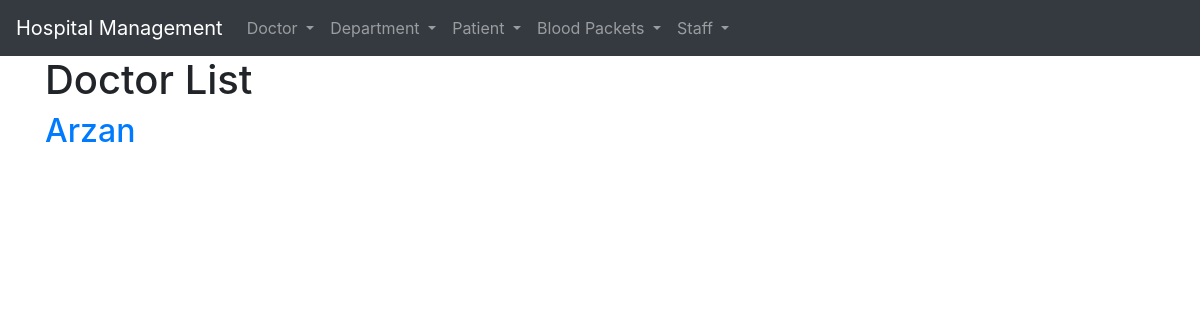
The app's page /list-doctor/, older data.
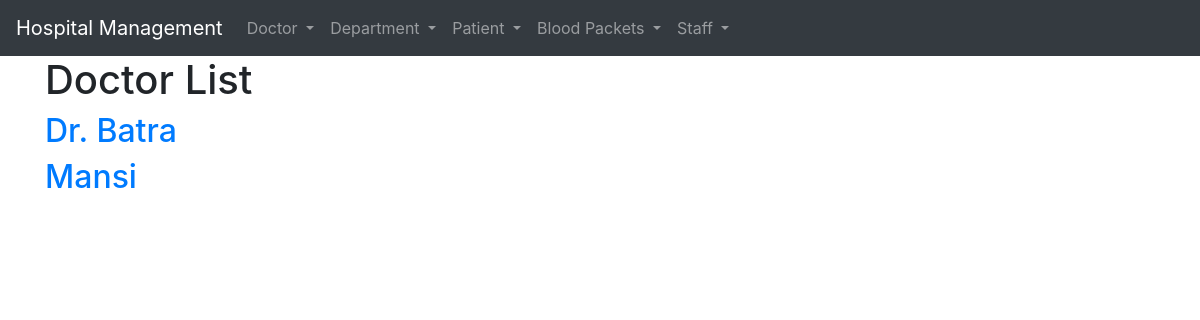
The same page, newer data.
### BloodManagement/models.py (models this page shows, shortened)
class Doctor(models.Model):
    name = models.CharField(max_length=20)
    address = models.TextField(max_length=50)
    phone = models.BigIntegerField(validators=[MaxValueValidator(9999999999)])
    specialization = models.CharField(max_length=20)

### BloodManagement/views.py (the view)
# urls.py: path('list-doctor/',views.doctor_list,name='doctor-list'),
def doctor_list(request):
    doctors = Doctor.objects.all()
    return render(request,'doctor_list.html',context={"doctors":doctors})

### BloodManagement/templates/doctor_list.html (shortened to what this page needs)
{% extends 'base.html' %}
{% block content %}
<h1>Doctor List</h1>
{% for doctor in doctors %}
<h2>
    <a href="{% url 'bloodmanagement:doctor-detail' pk=doctor.pk %}">{{doctor.name}}</a>
</h2>
{% endfor %}
{% endblock content %}

### BloodManagement/templates/base.html (shortened to what this page needs)
<!DOCTYPE html>
<html lang="en">
<head>
    <link rel="stylesheet" href="https://cdn.jsdelivr.net/npm/bootstrap@4.5.3/dist/css/bootstrap.min.css">
</head>
{% load static %}
<body>
<nav class="navbar navbar-expand-lg navbar-dark bg-dark">
  <a class="navbar-brand" href="{% url 'bloodmanagement:index' %}">Hospital Management</a>
  <div class="collapse navbar-collapse" id="navbarNavAltMarkup">
    <div class="navbar-nav">
      <div class='nav-item dropdown'>
      <a class="nav-link dropdown-toggle" href="#" id="navbarDropdown" role="button" data-toggle="dropdown" aria-haspopup="true" aria-expanded="false">
          Doctor
      </a>
      </div>
      <div class="nav-item dropdown">
      <a class="nav-link dropdown-toggle" href="#" id="navbarDropdown" role="button" data-toggle="dropdown" aria-haspopup="true" aria-expanded="false">
          Department
      </a>
      </div>
      <div class="nav-item dropdown">
      <a class="nav-link dropdown-toggle" href="#" id="navbarDropdown" role="button" data-toggle="dropdown" aria-haspopup="true" aria-expanded="false">
          Patient
      </a>
      </div>
      <div class="nav-item dropdown">
      <a class="nav-link dropdown-toggle" href="#" id="navbarDropdown" role="button" data-toggle="dropdown" aria-haspopup="true" aria-expanded="false">
          Blood Packets
      </a>
      </div>
      <div class="nav-item dropdown">
      <a class="nav-link dropdown-toggle" href="#" id="navbarDropdown" role="button" data-toggle="dropdown" aria-haspopup="true" aria-expanded="false">
          Staff
      </a>
      </div>
    </div>
  </div>
</nav>
<div class='container'>
    {% block content %}
    {% endblock %}
</div>
</body>
</html>

Row changes from the older to the newer data that the page shows:
removed Doctor: name "Arzan"
added Doctor: name "Dr. Batra"
added Doctor: name "Mansi"
